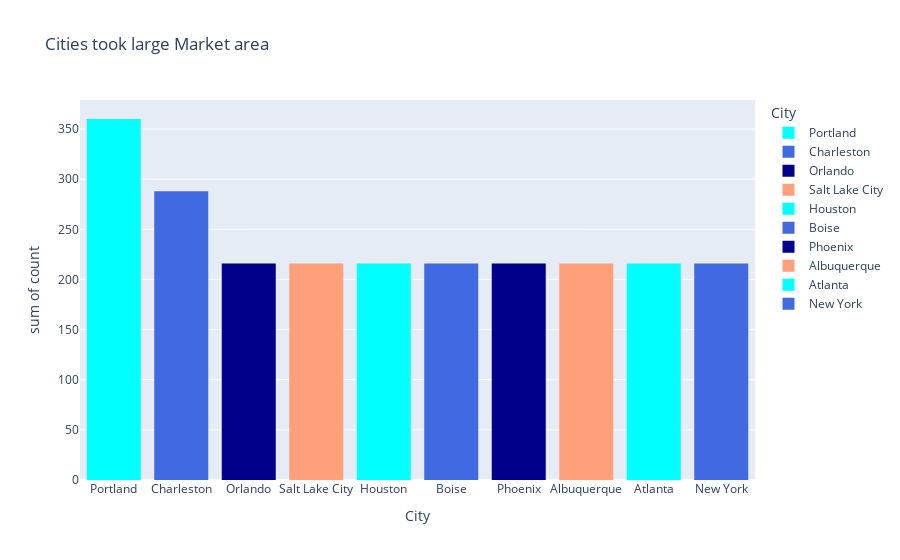

The notebook cell this image was saved under:
### Code cell
city_histogram = px.histogram(city , x = 'City' , y = 'count', color = 'City',color_discrete_sequence = blue_colors , title= 'Cities took large Market area')
city_histogram.show()

### Figure 1 — Plotly figure (JSON) as saved in the notebook; plotly's stock layout.template omitted (floating-point values rounded to 4 significant figures)
{"data": [{"alignmentgroup": "True", "bingroup": "x", "histfunc": "sum", "hovertemplate": "City=%{x}<br>sum of count=%{y}<extra></extra>", "legendgroup": "Portland", "marker": {"color": "cyan", "pattern": {"shape": ""}}, "name": "Portland", "offsetgroup": "Portland", "orientation": "v", "showlegend": true, "type": "histogram", "x": ["Portland"], "xaxis": "x", "y": [360], "yaxis": "y"}, {"alignmentgroup": "True", "bingroup": "x", "histfunc": "sum", "hovertemplate": "City=%{x}<br>sum of count=%{y}<extra></extra>", "legendgroup": "Charleston", "marker": {"color": "royalblue", "pattern": {"shape": ""}}, "name": "Charleston", "offsetgroup": "Charleston", "orientation": "v", "showlegend": true, "type": "histogram", "x": ["Charleston"], "xaxis": "x", "y": [288], "yaxis": "y"}, {"alignmentgroup": "True", "bingroup": "x", "histfunc": "sum", "hovertemplate": "City=%{x}<br>sum of count=%{y}<extra></extra>", "legendgroup": "Orlando", "marker": {"color": "darkblue", "pattern": {"shape": ""}}, "name": "Orlando", "offsetgroup": "Orlando", "orientation": "v", "showlegend": true, "type": "histogram", "x": ["Orlando"], "xaxis": "x", "y": [216], "yaxis": "y"}, {"alignmentgroup": "True", "bingroup": "x", "histfunc": "sum", "hovertemplate": "City=%{x}<br>sum of count=%{y}<extra></extra>", "legendgroup": "Salt Lake City", "marker": {"color": "lightsalmon", "pattern": {"shape": ""}}, "name": "Salt Lake City", "offsetgroup": "Salt Lake City", "orientation": "v", "showlegend": true, "type": "histogram", "x": ["Salt Lake City"], "xaxis": "x", "y": [216], "yaxis": "y"}, {"alignmentgroup": "True", "bingroup": "x", "histfunc": "sum", "hovertemplate": "City=%{x}<br>sum of count=%{y}<extra></extra>", "legendgroup": "Houston", "marker": {"color": "cyan", "pattern": {"shape": ""}}, "name": "Houston", "offsetgroup": "Houston", "orientation": "v", "showlegend": true, "type": "histogram", "x": ["Houston"], "xaxis": "x", "y": [216], "yaxis": "y"}, {"alignmentgroup": "True", "bingroup": "x", "histfunc": "sum", "hovertemplate": "City=%{x}<br>sum of count=%{y}<extra></extra>", "legendgroup": "Boise", "marker": {"color": "royalblue", "pattern": {"shape": ""}}, "name": "Boise", "offsetgroup": "Boise", "orientation": "v", "showlegend": true, "type": "histogram", "x": ["Boise"], "xaxis": "x", "y": [216], "yaxis": "y"}, {"alignmentgroup": "True", "bingroup": "x", "histfunc": "sum", "hovertemplate": "City=%{x}<br>sum of count=%{y}<extra></extra>", "legendgroup": "Phoenix", "marker": {"color": "darkblue", "pattern": {"shape": ""}}, "name": "Phoenix", "offsetgroup": "Phoenix", "orientation": "v", "showlegend": true, "type": "histogram", "x": ["Phoenix"], "xaxis": "x", "y": [216], "yaxis": "y"}, {"alignmentgroup": "True", "bingroup": "x", "histfunc": "sum", "hovertemplate": "City=%{x}<br>sum of count=%{y}<extra></extra>", "legendgroup": "Albuquerque", "marker": {"color": "lightsalmon", "pattern": {"shape": ""}}, "name": "Albuquerque", "offsetgroup": "Albuquerque", "orientation": "v", "showlegend": true, "type": "histogram", "x": ["Albuquerque"], "xaxis": "x", "y": [216], "yaxis": "y"}, {"alignmentgroup": "True", "bingroup": "x", "histfunc": "sum", "hovertemplate": "City=%{x}<br>sum of count=%{y}<extra></extra>", "legendgroup": "Atlanta", "marker": {"color": "cyan", "pattern": {"shape": ""}}, "name": "Atlanta", "offsetgroup": "Atlanta", "orientation": "v", "showlegend": true, "type": "histogram", "x": ["Atlanta"], "xaxis": "x", "y": [216], "yaxis": "y"}, {"alignmentgroup": "True", "bingroup": "x", "histfunc": "sum", "hovertemplate": "City=%{x}<br>sum of count=%{y}<extra></extra>", "legendgroup": "New York", "marker": {"color": "royalblue", "pattern": {"shape": ""}}, "name": "New York", "offsetgroup": "New York", "orientation": "v", "showlegend": true, "type": "histogram", "x": ["New York"], "xaxis": "x", "y": [216], "yaxis": "y"}], "layout": {"barmode": "relative", "legend": {"title": {"text": "City"}, "tracegroupgap": 0}, "title": {"text": "Cities took large Market area"}, "xaxis": {"anchor": "y", "categoryarray": ["Portland", "Charleston", "Orlando", "Salt Lake City", "Houston", "Boise", "Phoenix", "Albuquerque", "Atlanta", "New York"], "categoryorder": "array", "domain": [0, 1], "title": {"text": "City"}}, "yaxis": {"anchor": "x", "domain": [0, 1], "title": {"text": "sum of count"}}}}
